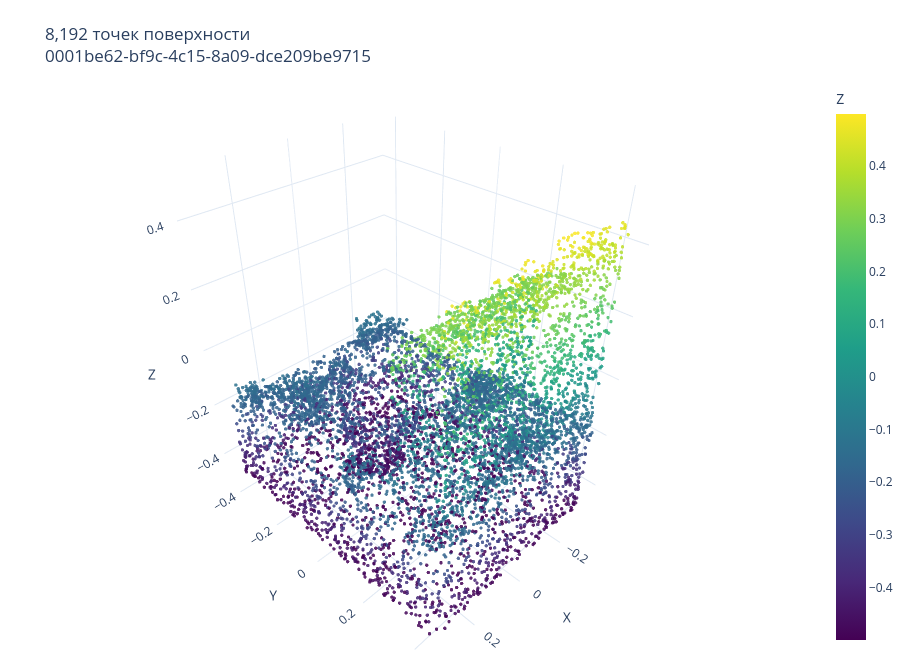

The code cell stored with this chart in its notebook:
### Markdown cell above
## 7. Геометрия: точки поверхности и нормали

Грани выбираются пропорционально площади. Внутри треугольника точка выбирается равномерно через барицентрические координаты. Нормаль берём от исходной грани, без сглаживания. Нормализация сохраняет пропорции объекта: центр bounding box переносим в ноль, длину наибольшей оси делаем равной единице.

Для каждого меша сохраняем 32768 точек, затем детерминированно выбираем 8192. Вход имеет форму `[8192, 6]`: XYZ и нормаль. Реализация с обработкой граней частями находится в `src/mesh_quality/geometry.py`.

### Code cell
import plotly.graph_objects as go

geometry_example = SurfaceDataset(
    ROOT,
    DATA / 'train',
    [example_id],
    labels.loc[[example_id], target_columns].to_numpy()
)

point_features, _ = geometry_example[0]
xyz = point_features[:, :3].numpy()

fig = go.Figure(
    data=[
        go.Scatter3d(
            x=xyz[:, 0],
            y=xyz[:, 1],
            z=xyz[:, 2],
            mode='markers',
            marker=dict(
                size=2,
                color=xyz[:, 2],
                colorscale='Viridis',
                opacity=0.85,
                colorbar=dict(title='Z')
            ),
            hovertemplate=(
                'X: %{x:.4f}<br>'
                'Y: %{y:.4f}<br>'
                'Z: %{z:.4f}'
                '<extra></extra>'
            )
        )
    ]
)

fig.update_layout(
    title=f'{len(xyz):,} точек поверхности<br>{example_id}',
    scene=dict(
        xaxis_title='X',
        yaxis_title='Y',
        zaxis_title='Z',
        aspectmode='data'
    ),
    template='plotly_white',
    height=650,
    margin=dict(l=0, r=0, b=0, t=80)
)

fig.show()

### Figure 1 — Plotly figure (JSON) as saved in the notebook; plotly's stock layout.template omitted (floating-point values rounded to 4 significant figures; data arrays with more than 128 entries replaced by an {"elided": "..."} marker saying what was removed)
{"data": [{"hovertemplate": "X: %{x:.4f}<br>Y: %{y:.4f}<br>Z: %{z:.4f}<extra></extra>", "marker": {"color": {"elided": "8192 float values"}, "colorbar": {"title": {"text": "Z"}}, "colorscale": [[0, "#440154"], [0.1111, "#482878"], [0.2222, "#3e4989"], [0.3333, "#31688e"], [0.4444, "#26828e"], [0.5556, "#1f9e89"], [0.6667, "#35b779"], [0.7778, "#6ece58"], [0.8889, "#b5de2b"], [1, "#fde725"]], "opacity": 0.85, "size": 2}, "mode": "markers", "type": "scatter3d", "x": {"elided": "8192 float values"}, "y": {"elided": "8192 float values"}, "z": {"elided": "8192 float values"}}], "layout": {"height": 650, "margin": {"b": 0, "l": 0, "r": 0, "t": 80}, "scene": {"aspectmode": "data", "xaxis": {"title": {"text": "X"}}, "yaxis": {"title": {"text": "Y"}}, "zaxis": {"title": {"text": "Z"}}}, "title": {"text": "8,192 точек поверхности<br>0001be62-bf9c-4c15-8a09-dce209be9715"}}}
